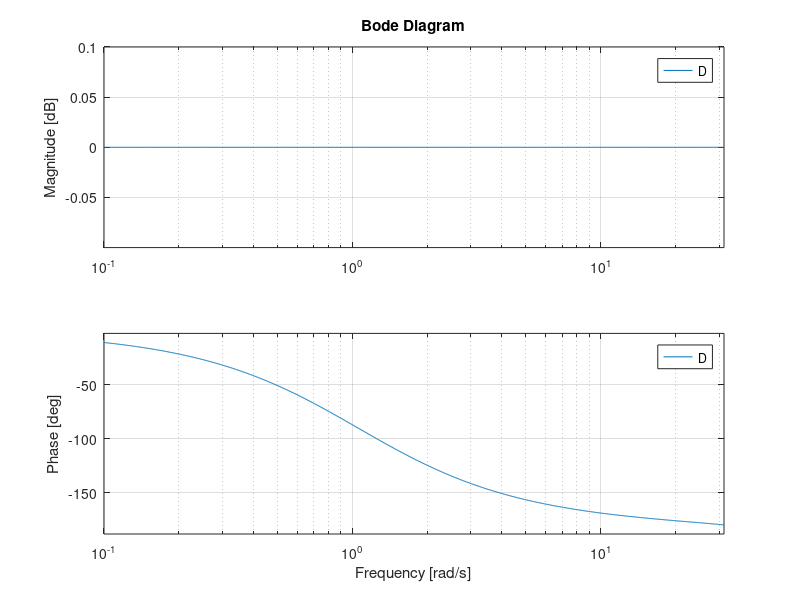

This chart was generated by the following MATLAB code:
clc;
clear;
close all;

Ts = 1/10;
z = tf('z',Ts);
A =-0.9;
D = (A*z + 1)/(z+A);
bode(D)
return

%%
s = tf('s');
G = 1/s;
Gz = c2d(G,Ts);

%%
A = -0.9;
Dz = (A*z + 1)/(z+A);
e = [1 -1 0 0];
[y,t] = lsim(Dz,e);
plot(t,y,'kx')

%%
%bode(Dz);